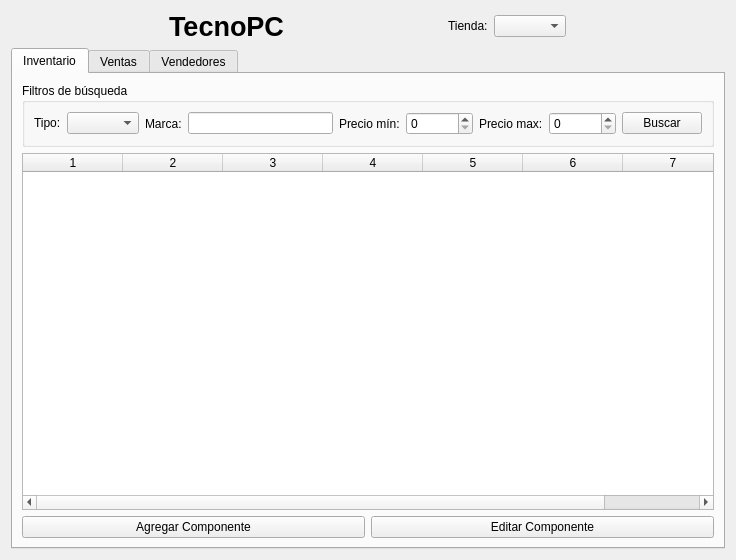
<?xml version="1.0" encoding="UTF-8"?>
<ui version="4.0">
 <class>Form</class>
 <widget class="QWidget" name="Form">
  <property name="windowModality">
   <enum>Qt::WindowModality::NonModal</enum>
  </property>
  <property name="geometry">
   <rect>
    <x>0</x>
    <y>0</y>
    <width>736</width>
    <height>560</height>
   </rect>
  </property>
  <property name="windowTitle">
   <string>TecnoPC - Sistema de Gestión</string>
  </property>
  <layout class="QGridLayout" name="gridLayout">
   <item row="0" column="0">
    <layout class="QHBoxLayout" name="header_layout">
     <property name="sizeConstraint">
      <enum>QLayout::SizeConstraint::SetMaximumSize</enum>
     </property>
     <item>
      <widget class="QLabel" name="label">
       <property name="sizePolicy">
        <sizepolicy hsizetype="Maximum" vsizetype="Maximum">
         <horstretch>0</horstretch>
         <verstretch>0</verstretch>
        </sizepolicy>
       </property>
       <property name="font">
        <font>
         <family>Arial</family>
         <pointsize>20</pointsize>
         <italic>false</italic>
         <bold>true</bold>
        </font>
       </property>
       <property name="text">
        <string>TecnoPC</string>
       </property>
      </widget>
     </item>
     <item>
      <layout class="QHBoxLayout" name="horizontalLayout_2">
       <property name="sizeConstraint">
        <enum>QLayout::SizeConstraint::SetMaximumSize</enum>
       </property>
       <item>
        <widget class="QLabel" name="label_2">
         <property name="sizePolicy">
          <sizepolicy hsizetype="Maximum" vsizetype="Maximum">
           <horstretch>0</horstretch>
           <verstretch>0</verstretch>
          </sizepolicy>
         </property>
         <property name="text">
          <string>Tienda:</string>
         </property>
        </widget>
       </item>
       <item>
        <widget class="QComboBox" name="shopComboBox">
         <property name="sizePolicy">
          <sizepolicy hsizetype="Maximum" vsizetype="Maximum">
           <horstretch>0</horstretch>
           <verstretch>0</verstretch>
          </sizepolicy>
         </property>
        </widget>
       </item>
      </layout>
     </item>
    </layout>
   </item>
   <item row="1" column="0">
    <widget class="QTabWidget" name="tabWidget">
     <property name="currentIndex">
      <number>0</number>
     </property>
     <widget class="QWidget" name="tab">
      <attribute name="title">
       <string>Inventario</string>
      </attribute>
      <layout class="QVBoxLayout" name="verticalLayout_2">
       <item>
        <widget class="QGroupBox" name="filtro_group">
         <property name="sizePolicy">
          <sizepolicy hsizetype="Preferred" vsizetype="Maximum">
           <horstretch>0</horstretch>
           <verstretch>0</verstretch>
          </sizepolicy>
         </property>
         <property name="title">
          <string>Filtros de búsqueda</string>
         </property>
         <layout class="QHBoxLayout" name="horizontalLayout_6">
          <item>
           <widget class="QLabel" name="tipo_label">
            <property name="sizePolicy">
             <sizepolicy hsizetype="Maximum" vsizetype="Maximum">
              <horstretch>0</horstretch>
              <verstretch>0</verstretch>
             </sizepolicy>
            </property>
            <property name="text">
             <string>Tipo:</string>
            </property>
           </widget>
          </item>
          <item>
           <widget class="QComboBox" name="type_comboBox">
            <property name="sizePolicy">
             <sizepolicy hsizetype="Preferred" vsizetype="Maximum">
              <horstretch>0</horstretch>
              <verstretch>0</verstretch>
             </sizepolicy>
            </property>
           </widget>
          </item>
          <item>
           <widget class="QLabel" name="marca_label">
            <property name="sizePolicy">
             <sizepolicy hsizetype="Maximum" vsizetype="Preferred">
              <horstretch>0</horstretch>
              <verstretch>0</verstretch>
             </sizepolicy>
            </property>
            <property name="text">
             <string>Marca:</string>
            </property>
           </widget>
          </item>
          <item>
           <widget class="QLineEdit" name="brand_edit"/>
          </item>
          <item>
           <widget class="QLabel" name="precio_min_label">
            <property name="text">
             <string>Precio mín:</string>
            </property>
           </widget>
          </item>
          <item>
           <widget class="QSpinBox" name="price_min">
            <property name="maximum">
             <number>600000</number>
            </property>
           </widget>
          </item>
          <item>
           <widget class="QLabel" name="precio_max_label">
            <property name="text">
             <string>Precio max:</string>
            </property>
           </widget>
          </item>
          <item>
           <widget class="QSpinBox" name="price_max">
            <property name="maximum">
             <number>600000</number>
            </property>
           </widget>
          </item>
          <item>
           <widget class="QPushButton" name="search_btn">
            <property name="text">
             <string>Buscar</string>
            </property>
           </widget>
          </item>
         </layout>
        </widget>
       </item>
       <item>
        <widget class="QTableWidget" name="inventory_table">
         <property name="columnCount">
          <number>7</number>
         </property>
         <column/>
         <column/>
         <column/>
         <column/>
         <column/>
         <column/>
         <column/>
        </widget>
       </item>
       <item>
        <layout class="QHBoxLayout" name="footer_layout">
         <item>
          <widget class="QPushButton" name="add_component_btn">
           <property name="text">
            <string>Agregar Componente</string>
           </property>
          </widget>
         </item>
         <item>
          <widget class="QPushButton" name="edit_component_btn">
           <property name="text">
            <string>Editar Componente</string>
           </property>
          </widget>
         </item>
        </layout>
       </item>
      </layout>
     </widget>
     <widget class="QWidget" name="tab_2">
      <attribute name="title">
       <string>Ventas</string>
      </attribute>
      <layout class="QVBoxLayout" name="verticalLayout">
       <item>
        <widget class="QGroupBox" name="groupBox">
         <property name="title">
          <string>Nueva Venta</string>
         </property>
         <layout class="QFormLayout" name="formLayout_2">
          <item row="0" column="0">
           <widget class="QLabel" name="label_3">
            <property name="text">
             <string>Vendedor:</string>
            </property>
           </widget>
          </item>
          <item row="0" column="1">
           <widget class="QComboBox" name="seller_comboBox"/>
          </item>
          <item row="1" column="0">
           <widget class="QLabel" name="label_4">
            <property name="text">
             <string>Cliente:</string>
            </property>
           </widget>
          </item>
          <item row="1" column="1">
           <widget class="QLineEdit" name="client_edit"/>
          </item>
          <item row="2" column="0">
           <widget class="QLabel" name="label_5">
            <property name="text">
             <string/>
            </property>
           </widget>
          </item>
         </layout>
        </widget>
       </item>
       <item>
        <widget class="QGroupBox" name="groupBox_2">
         <property name="sizePolicy">
          <sizepolicy hsizetype="Preferred" vsizetype="Preferred">
           <horstretch>0</horstretch>
           <verstretch>0</verstretch>
          </sizepolicy>
         </property>
         <property name="title">
          <string>Venta Actual</string>
         </property>
         <layout class="QVBoxLayout" name="verticalLayout_5">
          <item>
           <widget class="QLabel" name="status_label">
            <property name="enabled">
             <bool>true</bool>
            </property>
            <property name="sizePolicy">
             <sizepolicy hsizetype="Minimum" vsizetype="Minimum">
              <horstretch>0</horstretch>
              <verstretch>0</verstretch>
             </sizepolicy>
            </property>
            <property name="text">
             <string>No hay venta en curso</string>
            </property>
           </widget>
          </item>
          <item>
           <widget class="QTableWidget" name="item_sale_table">
            <property name="columnCount">
             <number>5</number>
            </property>
            <column/>
            <column/>
            <column/>
            <column/>
            <column/>
           </widget>
          </item>
          <item>
           <layout class="QHBoxLayout" name="horizontalLayout">
            <item>
             <widget class="QLabel" name="label_7">
              <property name="sizePolicy">
               <sizepolicy hsizetype="Maximum" vsizetype="Maximum">
                <horstretch>0</horstretch>
                <verstretch>0</verstretch>
               </sizepolicy>
              </property>
              <property name="text">
               <string>Componente:</string>
              </property>
             </widget>
            </item>
            <item>
             <widget class="QComboBox" name="components_comboBox">
              <property name="sizePolicy">
               <sizepolicy hsizetype="Maximum" vsizetype="Fixed">
                <horstretch>0</horstretch>
                <verstretch>0</verstretch>
               </sizepolicy>
              </property>
             </widget>
            </item>
            <item>
             <widget class="QLabel" name="label_8">
              <property name="sizePolicy">
               <sizepolicy hsizetype="Maximum" vsizetype="Maximum">
                <horstretch>0</horstretch>
                <verstretch>0</verstretch>
               </sizepolicy>
              </property>
              <property name="text">
               <string>Cantidad:</string>
              </property>
             </widget>
            </item>
            <item>
             <widget class="QSpinBox" name="quantity_spinBox">
              <property name="sizePolicy">
               <sizepolicy hsizetype="Minimum" vsizetype="Minimum">
                <horstretch>0</horstretch>
                <verstretch>0</verstretch>
               </sizepolicy>
              </property>
              <property name="minimum">
               <number>1</number>
              </property>
              <property name="maximum">
               <number>100</number>
              </property>
             </widget>
            </item>
            <item>
             <widget class="QPushButton" name="add_item_btn">
              <property name="text">
               <string>Agregar Item</string>
              </property>
             </widget>
            </item>
           </layout>
          </item>
          <item>
           <layout class="QHBoxLayout" name="horizontalLayout_3" stretch="1,0,0">
            <item>
             <widget class="QLabel" name="price_label">
              <property name="font">
               <font>
                <family>Arial</family>
                <pointsize>14</pointsize>
                <bold>true</bold>
                <strikeout>false</strikeout>
               </font>
              </property>
              <property name="text">
               <string>Total: 0 CLP</string>
              </property>
             </widget>
            </item>
            <item>
             <widget class="QPushButton" name="cancel_btn">
              <property name="text">
               <string>Cancelar Venta</string>
              </property>
             </widget>
            </item>
            <item>
             <widget class="QPushButton" name="end_sell_btn">
              <property name="text">
               <string>Finalizar Venta</string>
              </property>
             </widget>
            </item>
           </layout>
          </item>
         </layout>
        </widget>
       </item>
      </layout>
     </widget>
     <widget class="QWidget" name="tab_3">
      <attribute name="title">
       <string>Vendedores</string>
      </attribute>
      <layout class="QVBoxLayout" name="verticalLayout_3">
       <item>
        <widget class="QGroupBox" name="groupBox_4">
         <property name="title">
          <string>Conocenos</string>
         </property>
         <layout class="QVBoxLayout" name="verticalLayout_6">
          <item>
           <widget class="QTableWidget" name="salesman_table">
            <property name="columnCount">
             <number>5</number>
            </property>
            <column/>
            <column/>
            <column/>
            <column/>
            <column/>
           </widget>
          </item>
          <item>
           <layout class="QHBoxLayout" name="horizontalLayout_4">
            <item>
             <widget class="QPushButton" name="add_saleman_btn">
              <property name="text">
               <string>Agregar Vendedores</string>
              </property>
             </widget>
            </item>
            <item>
             <widget class="QPushButton" name="edit_saleman_btn">
              <property name="text">
               <string>Editar Vendedores</string>
              </property>
             </widget>
            </item>
           </layout>
          </item>
         </layout>
        </widget>
       </item>
       <item>
        <widget class="QGroupBox" name="groupBox_5">
         <property name="title">
          <string>Informacion de la empresa</string>
         </property>
         <layout class="QVBoxLayout" name="verticalLayout_7">
          <item>
           <widget class="QLabel" name="label_6">
            <property name="font">
             <font>
              <family>Arial</family>
              <pointsize>9</pointsize>
             </font>
            </property>
            <property name="text">
             <string>TecnoPC. 

Una organización fundada en 2023 como respuesta a la necesidad de nuestros clientes y mejoramiento 

en la prestación de servicios integrales en tecnología de la información, orientada en apoyar a nuestros 

clientes en sus procesos de negocio Es hoy, una empresa de conocimiento moderna, flexible, ejemplar y competitiva,

que busca siempre cumplir con las satisfacciones de sus clientes en general. Disponemos de una atención inmediata 

donde realizamos una revisión eficaz y oportuna para darle solución a sus problemas tecnológicos.</string>
            </property>
           </widget>
          </item>
         </layout>
        </widget>
       </item>
      </layout>
     </widget>
    </widget>
   </item>
  </layout>
 </widget>
 <resources/>
 <connections/>
</ui>
